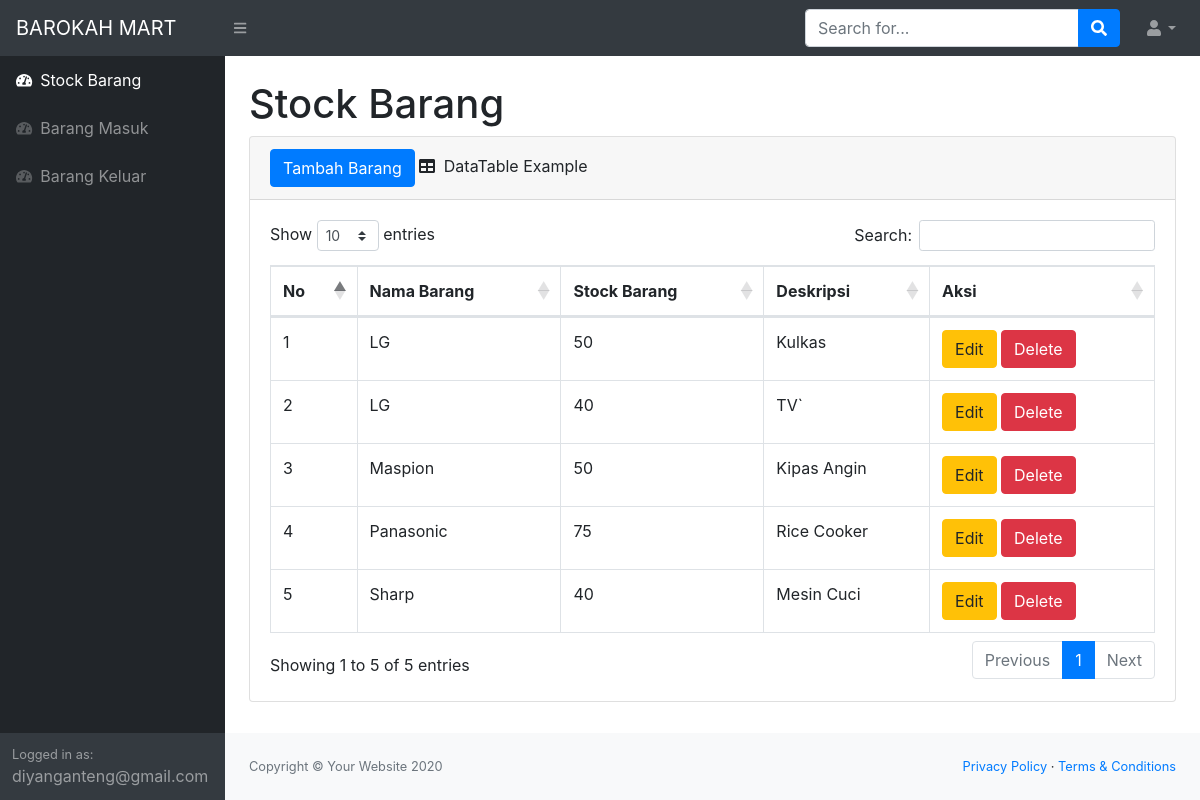
Screenshot of /index.php (signed in) with the database file from the repository.
### tables this page shows
CREATE TABLE `stock` (
  `idbarang` int(11) NOT NULL,
  `namabarang` varchar(25) NOT NULL,
  `deskripsi` varchar(50) NOT NULL,
  `stock` int(11) NOT NULL
);

### index.php (the view, shortened to what this page needs)
<?php
require 'functions.php';
?>
<!DOCTYPE html>
<html lang="en">
    <head>
        <link href="css/styles.css" rel="stylesheet" />
        <link href="https://cdn.datatables.net/1.10.20/css/dataTables.bootstrap4.min.css" rel="stylesheet" />
    </head>
    <body class="sb-nav-fixed">
        <nav class="sb-topnav navbar navbar-expand navbar-dark bg-dark">
            <a class="navbar-brand" href="index.php">BAROKAH MART</a>
            <button class="btn btn-link btn-sm order-1 order-lg-0" id="sidebarToggle" href="#"><i class="fas fa-bars"></i></button>
            <form class="d-none d-md-inline-block form-inline ml-auto mr-0 mr-md-3 my-2 my-md-0">
                <div class="input-group">
                    <input class="form-control" type="text" placeholder="Search for..." aria-label="Search" aria-describedby="basic-addon2" />
                    <div class="input-group-append">
                        <button class="btn btn-primary" type="button"><i class="fas fa-search"></i></button>
                    </div>
                </div>
            </form>
            <ul class="navbar-nav ml-auto ml-md-0">
                <li class="nav-item dropdown">
                    <a class="nav-link dropdown-toggle" id="userDropdown" href="#" role="button" data-toggle="dropdown" aria-haspopup="true" aria-expanded="false"><i class="fas fa-user fa-fw"></i></a>
                </li>
            </ul>
        </nav>
        <div id="layoutSidenav">
            <div id="layoutSidenav_nav">
                <nav class="sb-sidenav accordion sb-sidenav-dark" id="sidenavAccordion">
                    <div class="sb-sidenav-menu">
                        <div class="nav">
                            <a class="nav-link" href="index.php">
                                <div class="sb-nav-link-icon"><i class="fas fa-tachometer-alt"></i></div>
                                Stock Barang
                            </a>
                            <a class="nav-link" href="masuk.php">
                                <div class="sb-nav-link-icon"><i class="fas fa-tachometer-alt"></i></div>
                                Barang Masuk
                            </a>
                            <a class="nav-link" href="keluar.php">
                                <div class="sb-nav-link-icon"><i class="fas fa-tachometer-alt"></i></div>
                                Barang Keluar
                            </a>
                        </div>
                    </div>
                    <div class="sb-sidenav-footer">
                        <div class="small">Logged in as:</div>
                        diyanganteng@gmail.com
                    </div>
                </nav>
            </div>
            <div id="layoutSidenav_content">
                <main>
                    <div class="container-fluid">
                        <h1 class="mt-4">Stock Barang</h1>
                        <div class="card mb-4">
                            <div class="card-header">
                                <button type="button" class="btn btn-primary" data-toggle="modal" data-target="#myModal">
                                    Tambah Barang
                                </button>
                                <i class="fas fa-table mr-1"></i>
                                DataTable Example
                            </div>
                            <div class="card-body">
                                <div class="table-responsive">
                                    <table class="table table-bordered" id="dataTable" width="100%" cellspacing="0">
                                        <thead>
                                            <tr>
                                                <th>No</th>
                                                <th>Nama Barang</th>
                                                <th>Stock Barang</th>
                                                <th>Deskripsi</th>
                                                <th>Aksi</th>
                                            </tr>
                                        </thead>
                                        <tbody>
                                            <?php
                                            $ambilsemuadatastock = mysqli_query($conn, "select *from stock");
                                            $i = 1;
                                            while ($data =mysqli_fetch_array($ambilsemuadatastock)) {
                                                $namabarang = $data['namabarang'];
                                                $stock = $data['stock'];
                                                $deskripsi = $data['deskripsi'];
                                                $idb = $data['idbarang']
                                            ?>
                                            <tr>
                                                <td><?=$i++;?></td>
                                                <td><?=$namabarang;?></td>
                                                <td><?=$stock;?></td>
                                                <td><?=$deskripsi;?></td>
                                                <td>
                                                    <button type="button" class="btn btn-warning" data-toggle="modal" data-target="#edit<?=$idb;?>">
                                                        Edit
                                                    </button>
                                                    <button type="button" class="btn btn-danger" data-toggle="modal" data-target="#delete<?=$idb;?>">
                                                        Delete
                                                    </button>
                                                </td>
                                            </tr>
                                            <?php
                                            };
                                            ?>
                                        </tbody>
                                    </table>
                                </div>
                            </div>
                        </div>
                    </div>
                </main>
                <footer class="py-4 bg-light mt-auto">
                    <div class="container-fluid">
                        <div class="d-flex align-items-center justify-content-between small">
                            <div class="text-muted">Copyright &copy; Your Website 2020</div>
                            <div>
                                <a href="#">Privacy Policy</a>
                                &middot;
                                <a href="#">Terms &amp; Conditions</a>
                            </div>
                        </div>
                    </div>
                </footer>
            </div>
        </div>
    </body>
</html>

### rows the page displays
stock: namabarang "LG", stock "50", deskripsi "Kulkas"
stock: namabarang "LG", stock "40", deskripsi "TV`"
stock: namabarang "Maspion", stock "50", deskripsi "Kipas Angin"
stock: namabarang "Panasonic", stock "75", deskripsi "Rice Cooker"
stock: namabarang "Sharp", stock "40", deskripsi "Mesin Cuci"
